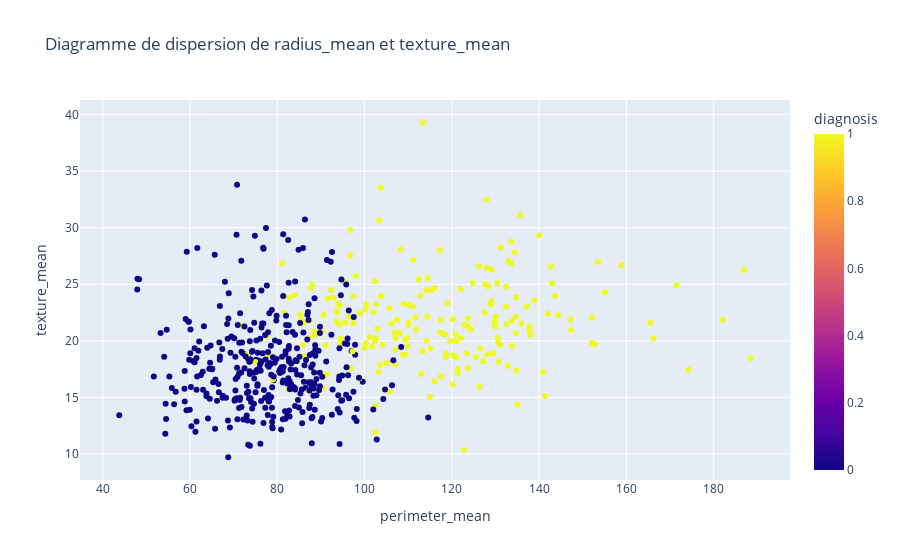

Notebook code cell kept with this figure:
### Markdown cell above
Séparation de l'ensemble de données en deux catégories : maligne et bénigne.

### Code cell
import plotly.express as px

fig = px.scatter(df, x='perimeter_mean', y='texture_mean', color='diagnosis',
                 title='Diagramme de dispersion de radius_mean et texture_mean')
fig.show()

### Figure 1 — Plotly figure (JSON) as saved in the notebook; plotly's stock layout.template omitted (floating-point values rounded to 4 significant figures; data arrays with more than 128 entries replaced by an {"elided": "..."} marker saying what was removed)
{"data": [{"hovertemplate": "perimeter_mean=%{x}<br>texture_mean=%{y}<br>diagnosis=%{marker.color}<extra></extra>", "legendgroup": "", "marker": {"color": {"elided": "569 int values"}, "coloraxis": "coloraxis", "symbol": "circle"}, "mode": "markers", "name": "", "orientation": "v", "showlegend": false, "type": "scatter", "x": {"elided": "569 float values"}, "xaxis": "x", "y": {"elided": "569 float values"}, "yaxis": "y"}], "layout": {"coloraxis": {"colorbar": {"title": {"text": "diagnosis"}}, "colorscale": [[0, "#0d0887"], [0.1111, "#46039f"], [0.2222, "#7201a8"], [0.3333, "#9c179e"], [0.4444, "#bd3786"], [0.5556, "#d8576b"], [0.6667, "#ed7953"], [0.7778, "#fb9f3a"], [0.8889, "#fdca26"], [1, "#f0f921"]]}, "legend": {"tracegroupgap": 0}, "title": {"text": "Diagramme de dispersion de radius_mean et texture_mean"}, "xaxis": {"anchor": "y", "domain": [0, 1], "title": {"text": "perimeter_mean"}}, "yaxis": {"anchor": "x", "domain": [0, 1], "title": {"text": "texture_mean"}}}}
